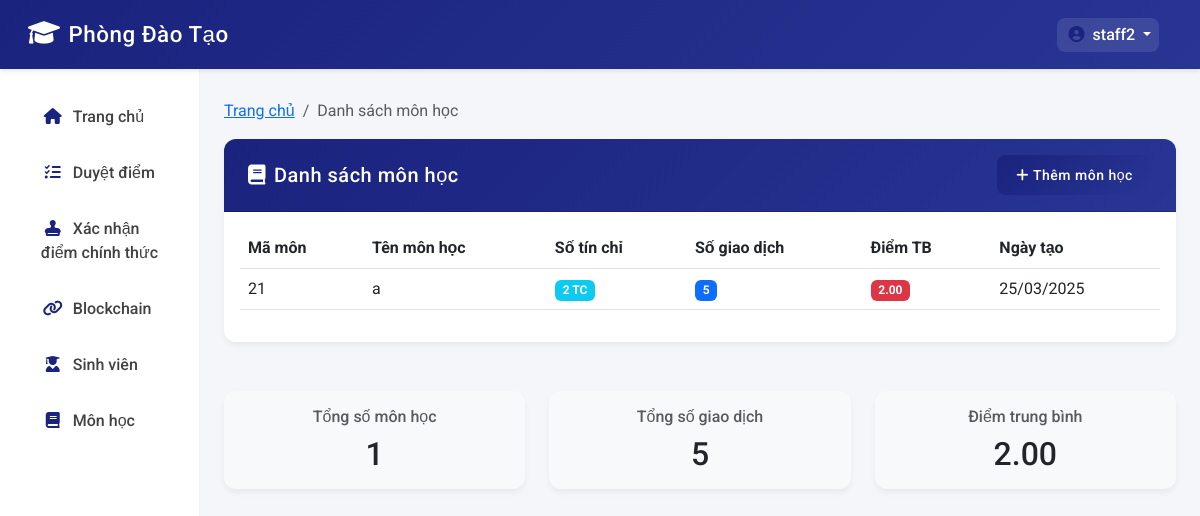
Page /courses/ (signed in) on the earlier database version.
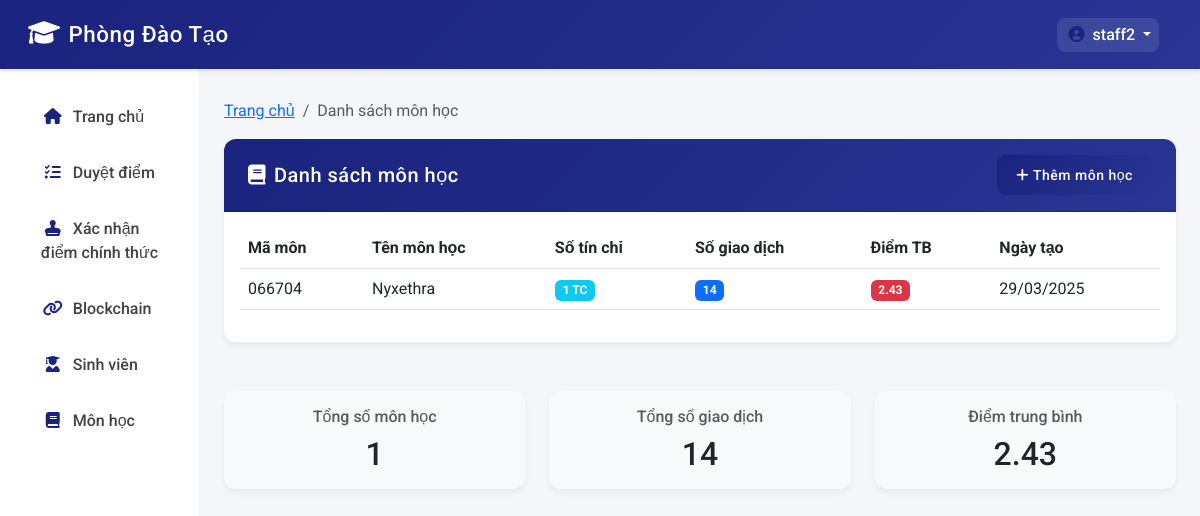
Same page on the later database version.
### blockchain_app/models.py (models this page shows, shortened)
class User(AbstractUser):
    USER_TYPE_CHOICES = (
        ('admin', 'Admin'),
        ('staff', 'Nhân viên phòng đào tạo'),
        ('teacher', 'Giảng viên'),
    )
    user_type = models.CharField(max_length=10, choices=USER_TYPE_CHOICES, default='staff')
    department = models.CharField(max_length=100, blank=True, null=True)
    phone = models.CharField(max_length=15, blank=True, null=True)
    public_key = models.CharField(max_length=256, blank=True, null=True)
    class Meta:
        verbose_name = 'user'
        verbose_name_plural = 'users'

class Course(models.Model):
    code = models.CharField(max_length=20, unique=True)
    name = models.CharField(max_length=100)
    credits = models.IntegerField()
    created_at = models.DateTimeField(auto_now_add=True)

### blockchain_app/views.py (the view)
# urls.py: path('courses/', views.course_list, name='course_list'),
@login_required
@user_passes_test(is_pdt_staff, login_url='login')
def course_list(request):
    courses = Course.objects.annotate(
        transaction_count=Count('transaction'),
        average_score=Avg('transaction__score')
    )
    context = {
        'courses': courses,
    }
    return render(request, 'blockchain_app/course_list.html', context)

### blockchain_app/templatetags/custom_filters.py (called while the page is built)
@register.filter
def sum_attr(queryset, attr_name):
    try:
        return sum(getattr(obj, attr_name, 0) or 0 for obj in queryset)
    except (TypeError, AttributeError):
        return 0

@register.filter
def average_attr(queryset, attr_name):
    try:
        total = sum(getattr(obj, attr_name, 0) or 0 for obj in queryset)
        count = sum(1 for obj in queryset if getattr(obj, attr_name, None) is not None)
        return total / count if count > 0 else None
    except (TypeError, AttributeError):
        return None

### blockchain_app/views.py (called while the page is built)
def is_pdt_staff(user):
    return user.is_authenticated and user.user_type in ['admin', 'staff']

### templates/blockchain_app/course_list.html (shortened to what this page needs)
{% extends 'blockchain_app/base.html' %}
{% load custom_filters %}
{% block content %}
<div class="row">
    <div class="col-md-12">
        <nav aria-label="breadcrumb">
            <ol class="breadcrumb">
                <li class="breadcrumb-item"><a href="{% url 'home' %}">Trang chủ</a></li>
                <li class="breadcrumb-item active">Danh sách môn học</li>
            </ol>
        </nav>
    </div>
    <div class="col-md-12">
        <div class="card">
            <div class="card-header d-flex justify-content-between align-items-center">
                <h5 class="mb-0">
                    <i class="fas fa-book me-2"></i>Danh sách môn học
                </h5>
                <a href="{% url 'add_course' %}" class="btn btn-primary btn-sm">
                    <i class="fas fa-plus me-1"></i>Thêm môn học
                </a>
            </div>
            <div class="card-body">
                {% if courses %}
                    <div class="table-responsive">
                        <table class="table table-hover">
                            <thead>
                                <tr>
                                    <th>Mã môn</th>
                                    <th>Tên môn học</th>
                                    <th>Số tín chỉ</th>
                                    <th>Số giao dịch</th>
                                    <th>Điểm TB</th>
                                    <th>Ngày tạo</th>
                                </tr>
                            </thead>
                            <tbody>
                                {% for course in courses %}
                                    <tr>
                                        <td>{{ course.code }}</td>
                                        <td>{{ course.name }}</td>
                                        <td>
                                            <span class="badge bg-info">
                                                {{ course.credits }} TC
                                            </span>
                                        </td>
                                        <td>
                                            <span class="badge bg-primary">
                                                {{ course.transaction_count }}
                                            </span>
                                        </td>
                                        <td>
                                            {% if course.average_score %}
                                                <span class="badge {% if course.average_score >= 8 %}bg-success{% elif course.average_score >= 6.5 %}bg-warning{% else %}bg-danger{% endif %}">
                                                    {{ course.average_score|floatformat:2 }}
                                                </span>
                                            {% else %}
                                                <span class="badge bg-secondary">N/A</span>
                                            {% endif %}
                                        </td>
                                        <td>{{ course.created_at|date:"d/m/Y" }}</td>
                                    </tr>
                                {% endfor %}
                            </tbody>
                        </table>
                    </div>
                {% endif %}
            </div>
        </div>
    </div>
    {% if courses %}
        <div class="col-md-12 mt-4">
            <div class="row">
                <div class="col-md-4">
                    <div class="card bg-light">
                        <div class="card-body text-center">
                            <h6 class="text-muted">Tổng số môn học</h6>
                            <h2 class="mb-0">{{ courses|length }}</h2>
                        </div>
                    </div>
                </div>
                <div class="col-md-4">
                    <div class="card bg-light">
                        <div class="card-body text-center">
                            <h6 class="text-muted">Tổng số giao dịch</h6>
                            <h2 class="mb-0">{{ courses|sum_attr:'transaction_count' }}</h2>
                        </div>
                    </div>
                </div>
                <div class="col-md-4">
                    <div class="card bg-light">
                        <div class="card-body text-center">
                            <h6 class="text-muted">Điểm trung bình</h6>
                            <h2 class="mb-0">
                                {% with avg_score=courses|average_attr:'average_score' %}
                                    {% if avg_score %}
                                        {{ avg_score|floatformat:2 }}
                                    {% else %}
                                        N/A
                                    {% endif %}
                                {% endwith %}
                            </h2>
                        </div>
                    </div>
                </div>
            </div>
        </div>
    {% endif %}
</div>
{% endblock %}

### templates/blockchain_app/base.html (shortened to what this page needs)
<!DOCTYPE html>
<html lang="vi">
<head>
    <link href="https://cdn.jsdelivr.net/npm/bootstrap@5.3.0/dist/css/bootstrap.min.css" rel="stylesheet">
    <link href="https://cdnjs.cloudflare.com/ajax/libs/font-awesome/6.0.0/css/all.min.css" rel="stylesheet">
</head>
<body>
    <nav class="navbar navbar-expand-lg navbar-dark navbar-custom">
        <div class="container-fluid">
            <a class="navbar-brand" href="{% url 'home' %}">
                <i class="fas fa-graduation-cap me-2"></i>Phòng Đào Tạo
            </a>
            <div class="collapse navbar-collapse" id="navbarNav">
                <ul class="navbar-nav ms-auto">
                    {% if user.is_authenticated %}
                    <li class="nav-item dropdown">
                        <a class="nav-link dropdown-toggle text-white user-dropdown" href="#" id="navbarDropdown" role="button" data-bs-toggle="dropdown" aria-expanded="false">
                            <i class="fas fa-user-circle me-1"></i>{{ user.username }}
                        </a>
                    </li>
                    {% endif %}
                </ul>
            </div>
        </div>
    </nav>
    <div class="container-fluid">
        <div class="row">
            <nav class="col-md-3 col-lg-2 d-md-block sidebar collapse">
                <div class="position-sticky">
                    <ul class="nav flex-column">
                        <li class="nav-item">
                            <a class="nav-link" href="{% url 'home' %}">
                                <i class="fas fa-home me-2"></i>Trang chủ
                            </a>
                        </li>
                        <li class="nav-item">
                            <a class="nav-link" href="{% url 'transaction_list' %}">
                                <i class="fas fa-tasks me-2"></i>Duyệt điểm
                            </a>
                        </li>
                        <li class="nav-item">
                            <a class="nav-link" href="{% url 'mine_block' %}">
                                <i class="fas fa-stamp me-2"></i>Xác nhận điểm chính thức
                            </a>
                        </li>
                        <li class="nav-item">
                            <a class="nav-link" href="{% url 'blockchain_history' %}">
                                <i class="fas fa-link me-2"></i>Blockchain
                            </a>
                        </li>
                        <li class="nav-item">
                            <a class="nav-link" href="{% url 'student_list' %}">
                                <i class="fas fa-user-graduate me-2"></i>Sinh viên
                            </a>
                        </li>
                        <li class="nav-item">
                            <a class="nav-link" href="{% url 'course_list' %}">
                                <i class="fas fa-book me-2"></i>Môn học
                            </a>
                        </li>
                    </ul>
                </div>
            </nav>
            <main class="col-md-9 ms-sm-auto col-lg-10 px-md-4 main-content">
                {% block content %}
                {% endblock %}
            </main>
        </div>
    </div>
</body>
</html>

### templates/blockchain_app/base.html (style rules this page uses)
body { font-family: 'Roboto', sans-serif; background-color: #f5f6fa; }
.navbar-custom { background: linear-gradient(135deg, #1a237e 0%, #283593 100%); box-shadow: 0 2px 4px rgba(0,0,0,0.1); padding: 0.8rem 1rem; }
.navbar-brand { font-weight: 500; font-size: 1.4rem; letter-spacing: 0.5px; }
.navbar-brand i { color: #fff; font-size: 1.6rem; }
.sidebar { min-height: calc(100vh - 56px); background: white; box-shadow: 2px 0 5px rgba(0,0,0,0.05); padding-top: 20px; border-right: 1px solid rgba(0,0,0,0.05); }
.nav-link { color: #424242; padding: 0.8rem 1rem; border-radius: 8px; margin: 0.2rem 0.8rem; transition: all 0.3s ease; font-weight: 500; }
.nav-link i { width: 24px; text-align: center; margin-right: 8px; color: #1a237e; }
.main-content { padding: 30px; background-color: #f5f6fa; }
.card { border: none; border-radius: 12px; margin-bottom: 25px; box-shadow: 0 4px 6px rgba(0,0,0,0.05); }
.card-header { background: linear-gradient(135deg, #1a237e 0%, #283593 100%); color: white; border-radius: 12px 12px 0 0 !important; padding: 1rem 1.5rem; font-weight: 500; letter-spacing: 0.5px; }
.btn-primary { background: linear-gradient(135deg, #1a237e 0%, #283593 100%); border: none; padding: 0.6rem 1.2rem; border-radius: 8px; font-weight: 500; transition: all 0.3s ease; }
.user-dropdown { background-color: rgba(255,255,255,0.1); border-radius: 8px; padding: 5px 10px; }

Differences in the rows shown:
removed Course: code "21", name "a", credits "2", transaction_count "5", average_score "2.00", created_at "25/03/2025", courses "5"
added Course: code "066704", name "Nyxethra", credits "1", transaction_count "14", average_score "2.43", created_at "29/03/2025", courses "14"
Other differences:
{{ avg_score|floatformat:2 }}: "2.00" → "2.43"
